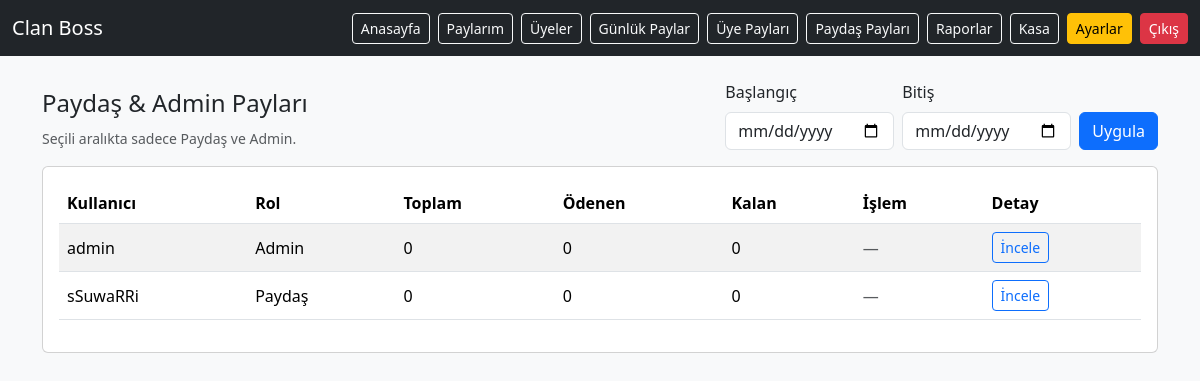
The page /stake_payouts.php (signed in) on the database its author committed.
### tables this page shows
CREATE TABLE `users` (
  `id` int(11) NOT NULL,
  `username` varchar(50) NOT NULL,
  `password` varchar(255) NOT NULL,
  `job` enum('Rogue','Priest','Mage','Warrior') NOT NULL DEFAULT 'Warrior',
  `role` enum('Admin','Paydaş','Üye') NOT NULL DEFAULT 'Üye',
  `is_active` tinyint(1) NOT NULL DEFAULT 1,
  `created_at` timestamp NOT NULL DEFAULT current_timestamp()
);

### config.php (called while the page is built, shortened)
<?php
function formatCoins(int $n): string {
  return number_format($n, 0, ',', '.');
}

### stake_payouts.php (the view, shortened to what this page needs)
<?php
require __DIR__ . '/config.php';
$start = $_GET['start'] ?? '';
$end   = $_GET['end'] ?? '';
$rangeCond = '';
$params = [];
$sql = "
  WITH
  payouts_sum AS (
    SELECT u.id AS user_id, COALESCE(SUM(p.amount),0) AS total_amount
    FROM users u
    LEFT JOIN payouts p ON p.user_id = u.id
    LEFT JOIN drops d   ON d.id = p.drop_id
    LEFT JOIN events e  ON e.id = d.event_id
    WHERE u.role IN ('Paydaş','Admin') " . ($rangeCond ? " {$rangeCond} " : "") . "
    GROUP BY u.id
  ),
  payments_sum AS (
    SELECT user_id, COALESCE(SUM(amount),0) AS paid_amount
    FROM payments
    WHERE user_id IN (SELECT id FROM users WHERE role IN ('Paydaş','Admin'))
    " . ($rangeCond ? " AND DATE(created_at) BETWEEN ? AND ? " : "") . "
    GROUP BY user_id
  )
  SELECT u.id, u.username, u.role,
         COALESCE(ps.total_amount,0) AS total_amount,
         COALESCE(pay.paid_amount,0) AS paid_amount,
         GREATEST(COALESCE(ps.total_amount,0) - COALESCE(pay.paid_amount,0), 0) AS remaining
  FROM users u
  LEFT JOIN payouts_sum ps ON ps.user_id = u.id
  LEFT JOIN payments_sum pay ON pay.user_id = u.id
  WHERE u.role IN ('Paydaş','Admin')
  ORDER BY remaining DESC, total_amount DESC, u.username ASC
";
$paramsMerged = $params;
$st = $pdo->prepare($sql);
$st->execute($paramsMerged);
$rows = $st->fetchAll();
?>
<!doctype html>
<html lang="tr">
<head>
    <link href="https://cdn.jsdelivr.net/npm/bootstrap@5.3.2/dist/css/bootstrap.min.css" rel="stylesheet">
</head>
<body class="bg-light">
<?php include __DIR__.'/header.php'; ?>
<div class="container py-4">
    <div class="d-flex justify-content-between align-items-end mb-3">
        <div>
            <h4>Paydaş & Admin Payları</h4>
            <small class="text-muted">Seçili aralıkta sadece Paydaş ve Admin.</small>
        </div>
        <form class="row g-2" method="get">
            <div class="col-auto">
                <label class="form-label">Başlangıç</label>
                <input type="date" class="form-control" name="start" value="<?=htmlspecialchars($start)?>">
            </div>
            <div class="col-auto">
                <label class="form-label">Bitiş</label>
                <input type="date" class="form-control" name="end" value="<?=htmlspecialchars($end)?>">
            </div>
            <div class="col-auto">
                <label class="form-label d-block">&nbsp;</label>
                <button class="btn btn-primary">Uygula</button>
            </div>
        </form>
    </div>
    <div class="card">
        <div class="card-body table-responsive">
            <table class="table table-striped align-middle">
                <thead>
                <tr>
                    <th>Kullanıcı</th>
                    <th>Rol</th>
                    <th>Toplam</th>
                    <th>Ödenen</th>
                    <th>Kalan</th>
                    <th>İşlem</th>
                    <th>Detay</th>
                </tr>
                </thead>
                <tbody>
                <?php foreach($rows as $r): ?>
                    <tr>
                        <td><?=htmlspecialchars($r['username'])?></td>
                        <td><?=htmlspecialchars($r['role'])?></td>
                        <td><?=formatCoins((int)$r['total_amount'])?></td>
                        <td class="<?= (int)$r['paid_amount']>0 ? 'text-success':'' ?>"><?=formatCoins((int)$r['paid_amount'])?></td>
                        <td class="<?= (int)$r['remaining']>0 ? 'text-danger':'' ?>"><?=formatCoins((int)$r['remaining'])?></td>
                        <td>
                            <?php if ((int)$r['remaining']>0): ?>
                                <button class="btn btn-sm btn-primary btnPay"
                                        data-user="<?=$r['id']?>"
                                        data-remaining="<?=$r['remaining']?>">
                                    Ödeme Yap
                                </button>
                            <?php else: ?>
                                <span class="text-muted">—</span>
                            <?php endif; ?>
                        </td>
                        <td>
                            <a class="btn btn-sm btn-outline-primary"
                               href="/member_payouts_detail.php?user_id=<?=$r['id']?>&start=<?=urlencode($start)?>&end=<?=urlencode($end)?>">
                                İncele
                            </a>
                        </td>
                    </tr>
                <?php endforeach; ?>
                </tbody>
            </table>
        </div>
    </div>
</div>
</body>
</html>

### rows shown on the page
users: username "admin", role "Admin", total_amount "0", paid_amount "0", remaining "0"
users: username "sSuwaRRi", role "Paydaş", total_amount "0", paid_amount "0", remaining "0"
